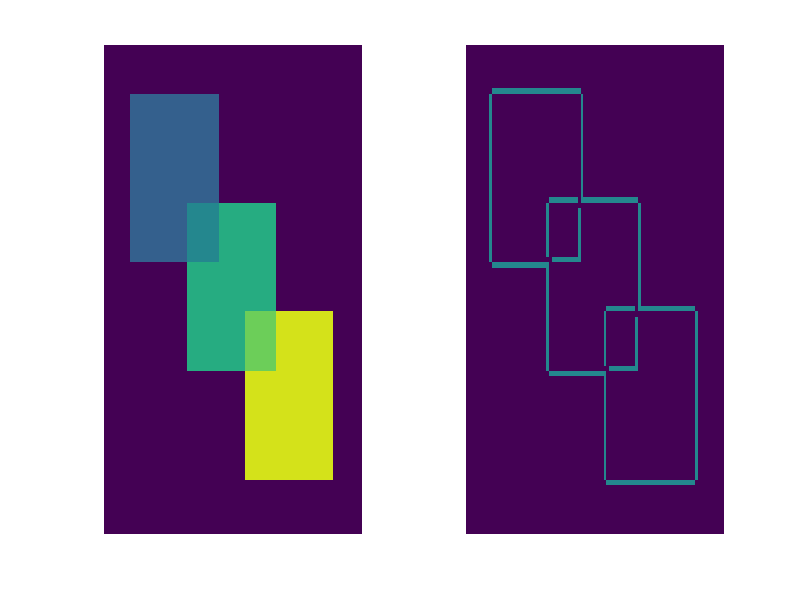

The MATLAB source for this figure:
% We choose the 'jet' palette
%colormap jet 

% We define a 90 x 90 matrix, and make it all ones.
% This means that the 'background' will be the first
%    element found in our palette
r = 90; c = r;
W = ones(r, c); 

% Define our colors in very specific areas of the matrix 
W(10 : 40, 10 : 40) = 20;
W(30 : 60, 30 : 60) = 40;
W(50 : 80, 50 : 80) = 60;
W(30 : 40, 30 : 40) = 30;
W(50 : 60, 50 : 60) = 50; 

% Display the image and 'turn off' the axes
subplot(1,2,1);
image(W); axis off
%save color_squares W
%load color_squares
[r, c] = size(W);
W2 = ones(r, c); 

for i = 2 : r-1
    for j = 2 : c-1
     cl(i, j) = (W(i-1, j) - W(i,j)) + (W(i+1, j) - W(i,j)) +... 
                (W(i, j-1) - W(i,j)) + (W(i, j+1) - W(i,j));
     if cl(i,j) > 0
        W2(i,j) = 30;
     end
    end
end
subplot(1,2,2);
image(W2); axis off 